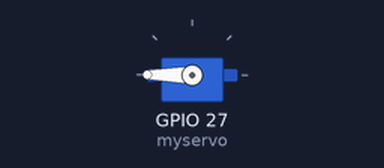
A sketch run on a simulated ESP32. Shown: servo.

Above: at 0.05 s.
Timing chart, 0 to 4.6 s (numbered marks = the images above):
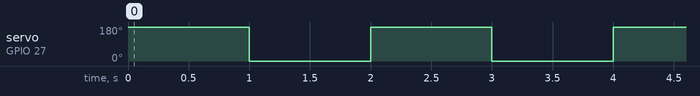

The sketch:

ServoSample.ino
```cpp
#include <Servo.h>

Servo myservo; //Servoオブジェクトを作成

void setup() {
  myservo.attach(27); //27番ピンにサーボ制御線（黄色）を接続
}

void loop() {
  myservo.write(180); //180度へ回転
  delay(1000);
  myservo.write(0); //元に戻る
  delay(1000);
}
```

Measured:
- by itself, servo on GPIO 27 (myservo): alternates 180° for 1.0 s and 0° for 1.0 s
